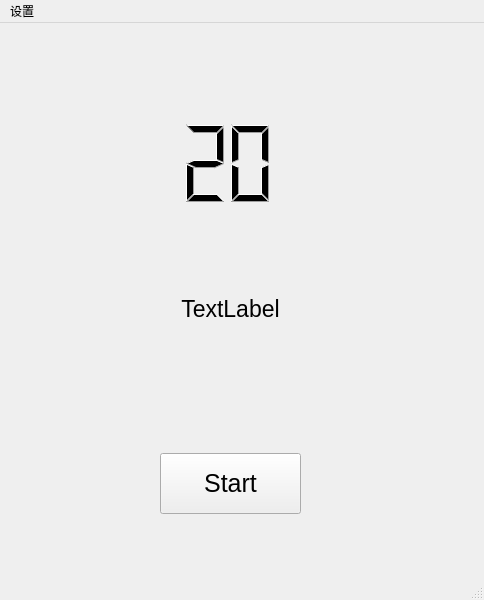
<?xml version="1.0" encoding="UTF-8"?>
<ui version="4.0">
 <class>mainWindow</class>
 <widget class="QMainWindow" name="mainWindow">
  <property name="geometry">
   <rect>
    <x>0</x>
    <y>0</y>
    <width>484</width>
    <height>600</height>
   </rect>
  </property>
  <property name="windowTitle">
   <string>MagicNumber-Jasmine</string>
  </property>
  <widget class="QWidget" name="centralwidget">
   <property name="enabled">
    <bool>true</bool>
   </property>
   <widget class="QLCDNumber" name="lcdNumber">
    <property name="geometry">
     <rect>
      <x>40</x>
      <y>80</y>
      <width>241</width>
      <height>121</height>
     </rect>
    </property>
    <property name="sizePolicy">
     <sizepolicy hsizetype="Maximum" vsizetype="Maximum">
      <horstretch>0</horstretch>
      <verstretch>0</verstretch>
     </sizepolicy>
    </property>
    <property name="font">
     <font>
      <pointsize>9</pointsize>
     </font>
    </property>
    <property name="layoutDirection">
     <enum>Qt::LeftToRight</enum>
    </property>
    <property name="lineWidth">
     <number>0</number>
    </property>
    <property name="intValue" stdset="0">
     <number>20</number>
    </property>
   </widget>
   <widget class="QLabel" name="label">
    <property name="geometry">
     <rect>
      <x>120</x>
      <y>210</y>
      <width>221</width>
      <height>151</height>
     </rect>
    </property>
    <property name="font">
     <font>
      <pointsize>17</pointsize>
     </font>
    </property>
    <property name="text">
     <string>TextLabel</string>
    </property>
    <property name="alignment">
     <set>Qt::AlignCenter</set>
    </property>
   </widget>
   <widget class="QPushButton" name="pushButton">
    <property name="enabled">
     <bool>true</bool>
    </property>
    <property name="geometry">
     <rect>
      <x>160</x>
      <y>430</y>
      <width>141</width>
      <height>61</height>
     </rect>
    </property>
    <property name="font">
     <font>
      <pointsize>19</pointsize>
     </font>
    </property>
    <property name="autoFillBackground">
     <bool>false</bool>
    </property>
    <property name="text">
     <string>Start</string>
    </property>
   </widget>
  </widget>
  <widget class="QMenuBar" name="menubar">
   <property name="geometry">
    <rect>
     <x>0</x>
     <y>0</y>
     <width>484</width>
     <height>23</height>
    </rect>
   </property>
   <widget class="QMenu" name="menu">
    <property name="title">
     <string>设置</string>
    </property>
    <addaction name="action"/>
    <addaction name="separator"/>
    <addaction name="actionselect"/>
   </widget>
   <addaction name="menu"/>
  </widget>
  <widget class="QStatusBar" name="statusbar"/>
  <action name="action">
   <property name="text">
    <string>更改范围</string>
   </property>
  </action>
  <action name="actionselect">
   <property name="text">
    <string>select</string>
   </property>
  </action>
 </widget>
 <resources/>
 <connections/>
</ui>
